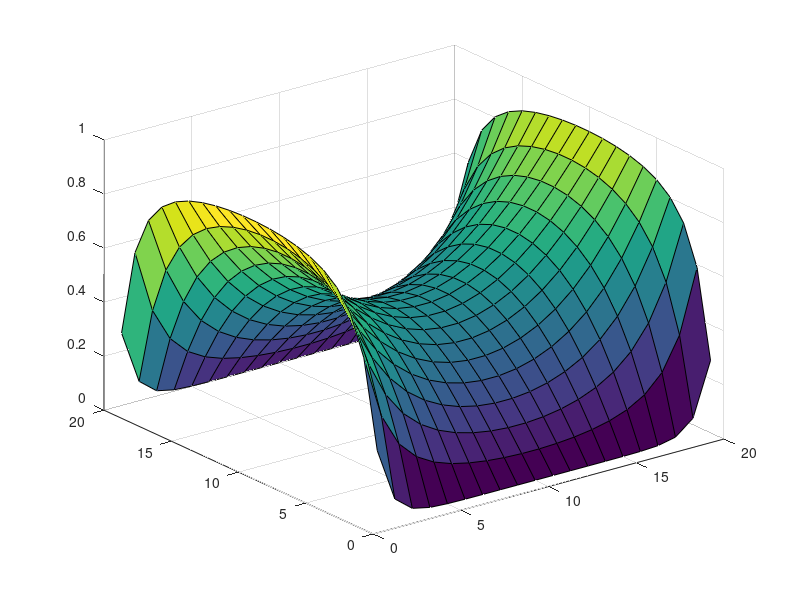
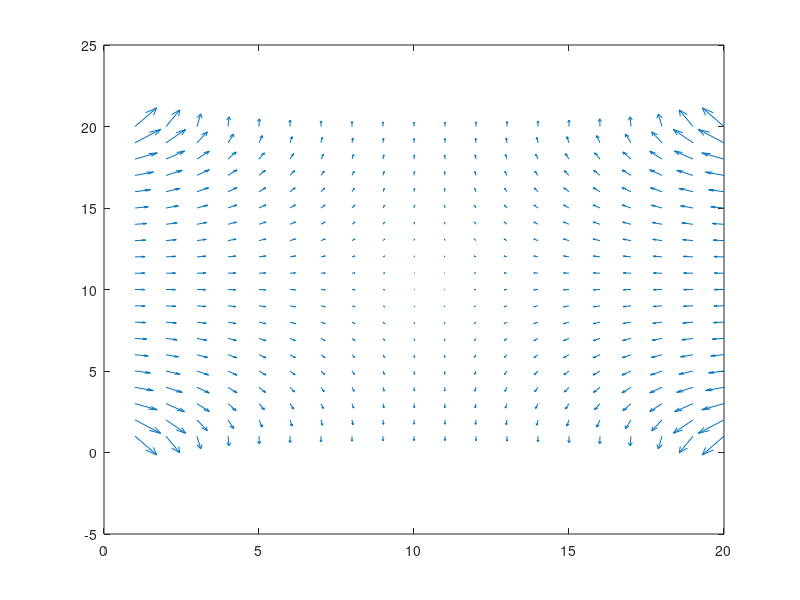

These charts were generated, in order, by the following MATLAB code:
clear
clf

nx = 20;
ny = 20;
max_it = 1000;

V = zeros(nx,ny);

x_sum = 0;
y_sum = 0;
num_div = 0;

imboxfilt(V,3)
for i=1:max_it
   for m=1:nx
      for n=1:ny
        if(m == 1) %left
            x_sum = 1 + V(m+1,n);
        elseif(m == nx) %Right
            x_sum = 1 + V(m-1,n);
        else
            x_sum = V(m-1,n) + V(m+1,n); 
        end
        
        %{
        if(n == 1)
           y_sum = V(m,n+1);
           num_div = 3;
        elseif(n == ny)
           y_sum = V(m,n-1);
           num_div = 3;
        else
            y_sum = V(m,n+1) + V(m,n-1);
            num_div = 4;
        end
        %}
        
        if(n == 1)
           y_sum = 0;
           num_div = 4;
        elseif(n == ny)
           y_sum = 0;
           num_div = 4;
        else
            y_sum = V(m,n+1) + V(m,n-1);
            num_div = 4;
        end
        V(m,n) = (x_sum + y_sum)/num_div;
        
      end
      
      if mod(i,50) == 0
          figure(1)
          surf(V')
          pause(0.05)
      end
   end
end

V2 = zeros(nx, ny);
V2(1,:) = 1;

figure(3)
imboxfilt(V2,3)

[Ex, Ey] = gradient(V);

figure(2)
quiver(-Ey', -Ex', 1)
